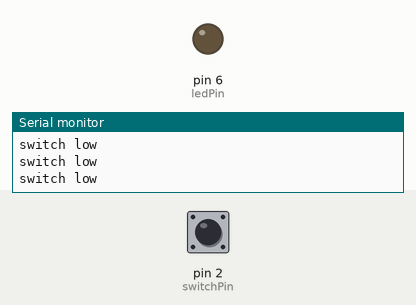
The sketch below on a simulated Arduino Uno, built with avr-gcc and run on an emulated ATmega328P. On the bench: output pins drawn as LEDs (lit = HIGH), the last lines printed to the serial monitor. Dashed ring = blinking. Inputs (shaded band) come from the test bench; at power-on: pin 2 (switchPin) LOW.

Above: at 1.2 s.
1.3 s: pin 2 (switchPin) pulled HIGH for 0.15 s
At 1.38 s:
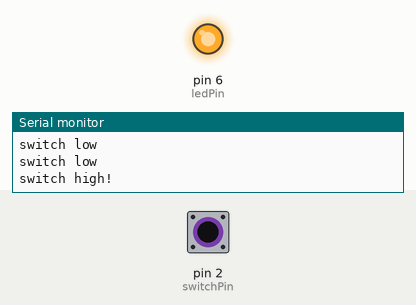
2.9 s: pin 2 (switchPin) pulled HIGH for 1 s
At 4.4 s:
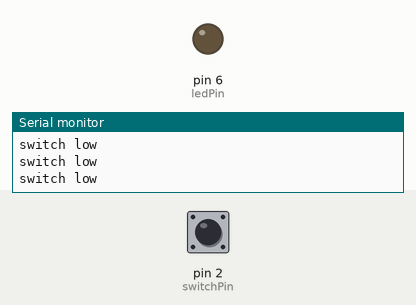
6.9 s: pin 2 (switchPin) pulled HIGH for 3.2 s
At 8.2 s:
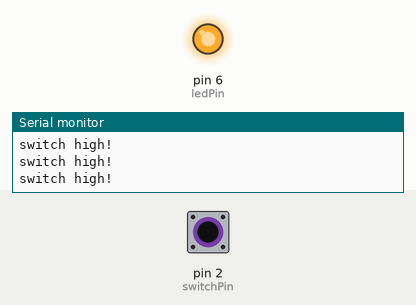
11.6 s: pin 2 (switchPin) pulsed HIGH 2 times (0.12 s each, 0.3 s apart)
At 11.96 s:
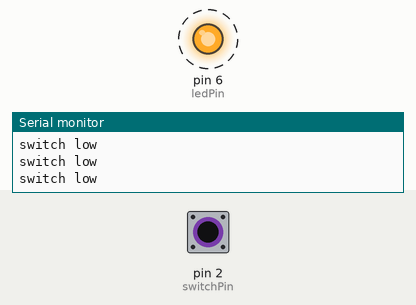
15.2 s: pin 2 (switchPin) driven HIGH
At 16.7 s:
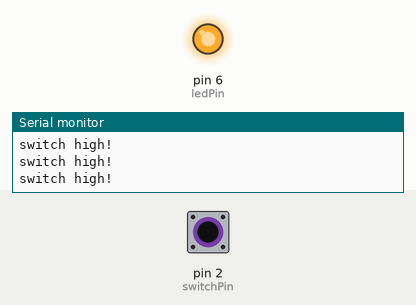
18.2 s: pin 2 (switchPin) driven LOW
At 18.8 s:
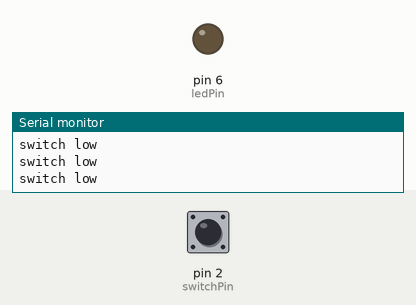
Timing chart, 0 to 20.7 s (numbered marks = the images above; inputs shaded):
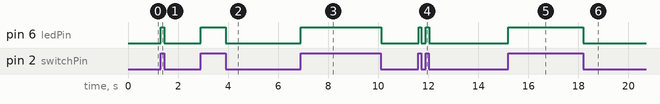

Measured:
- after the input at 1.3 s, pin 6 (ledPin): LOW → HIGH at once, → LOW 0.15 s later
- after the input at 2.9 s, pin 6 (ledPin): LOW → HIGH at once, → LOW 0.99 s later
- after the input at 6.9 s, pin 6 (ledPin): LOW → HIGH at once, → LOW 3.2 s later
- after the input at 11.6 s, pin 6 (ledPin): alternates HIGH for 0.12 s and LOW for 0.17 s, 4 changes in all, then stays LOW, starting at once
- after the input at 15.2 s, pin 6 (ledPin): LOW → HIGH at once
- after the input at 18.2 s, pin 6 (ledPin): HIGH → LOW at once

The sketch:

Lesson_2_Switch_P_.ino
```cpp
const int switchPin = 2;     // the number of the pushbutton pin
const int ledPin =  6;      // the number of the LED pin

int switchState = 0;         // variable for reading the pushbutton status

void setup() {
    // initialize the LED pin as an output:
    pinMode(ledPin, OUTPUT);
    // initialize the switch pin as an input:
    pinMode(switchPin, INPUT);
    Serial.begin(9600);
}

void loop(){
    // read the state of the switch value:
    switchState = digitalRead(switchPin);

    if (switchState == HIGH) {
        //turn LED on:
        digitalWrite(ledPin, HIGH);
        Serial.println("switch high!");
    }
    else {
        //turn LED off:
        digitalWrite(ledPin, LOW);
        Serial.println("switch low");
    }
}
```
